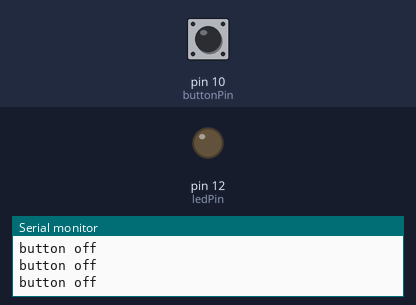
This sketch was run on a simulated Arduino Uno, built with avr-gcc and run on an emulated ATmega328P. Parts: output pins drawn as LEDs (lit = HIGH), the last lines printed to the serial monitor. The inputs (shaded band) are chosen by the test bench; at power-on: pin 10 (buttonPin) LOW.

Above: at 1.2 s.
1.3 s: pin 10 (buttonPin) pulled HIGH for 0.15 s
At 1.39 s:
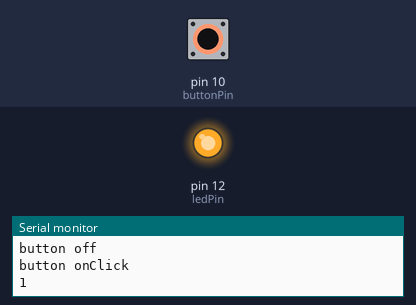
2.9 s: pin 10 (buttonPin) pulled HIGH for 1 s
At 4.9 s:
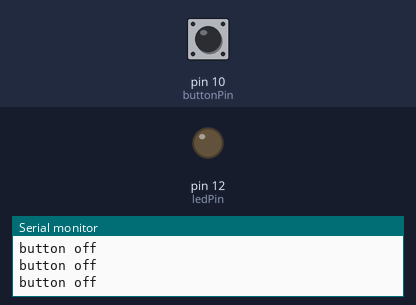
6.9 s: pin 10 (buttonPin) pulled HIGH for 3.2 s
At 7.3 s:
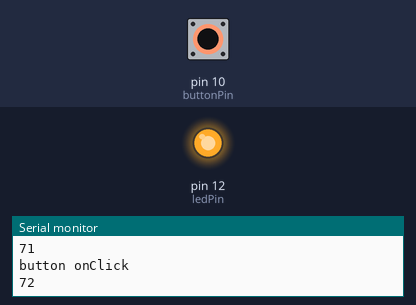
11.6 s: pin 10 (buttonPin) driven HIGH
At 12.4 s:
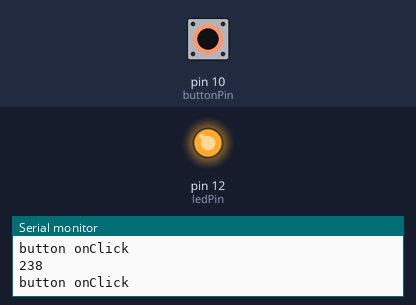
14.6 s: pin 10 (buttonPin) driven LOW
At 15.3 s:
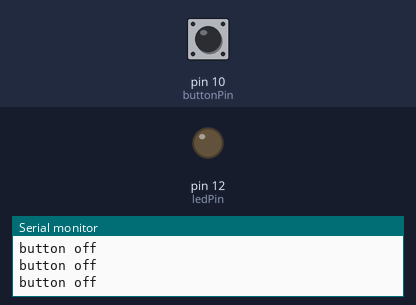
Timing chart, 0 to 17.6 s (numbered marks = the images above; inputs shaded):
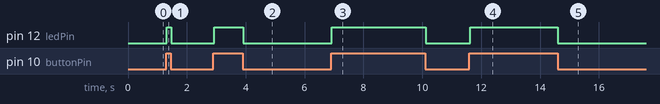

Measured:
- after the input at 1.3 s, pin 12 (ledPin): LOW → HIGH at once, → LOW 0.14 s later
- after the input at 2.9 s, pin 12 (ledPin): LOW → HIGH at once, → LOW 0.98 s later
- after the input at 6.9 s, pin 12 (ledPin): LOW → HIGH at once, → LOW 3.2 s later
- after the input at 11.6 s, pin 12 (ledPin): LOW → HIGH at once
- after the input at 14.6 s, pin 12 (ledPin): HIGH → LOW at once

The sketch:

script_arduino.ino
```cpp
//int x = 100;  // global variable(o`zgaruvchi)
//void setup() {
//  Serial.begin(9600);
//}
//void loop() {
//  int y,z; // local variable
//  y = 25;
//  z = 30;
//  Serial.println(x+y+z);
//  delay(1000);
// koni izohga yani ochirib qoyish uchun ikkita slash -> //
// kop qatorli kodni izohga olish uchun kerakli qatorlarni bergilab -> ctrl+/
//  }


//int x = 100;
//float f = 0.005;
//void setup() {
//  Serial.begin(9600);
//}
//void loop() {
//  Serial.println(x);
//  Serial.println(f);
//  delay(1000);
//}


//void setup() {
//  Serial.begin(9600);
//}
//void loop() {
//  Serial.println(10<5);
//  delay(10000);
//}

//int x = 10;
//int y = 10;
//void setup(){
//  pinMode(12, OUTPUT);
//  pinMode(11, OUTPUT);
//  Serial.begin(9600);
//}
//void loop(){
//   if (x>=y){
//    digitalWrite(12, 1);
//    Serial.println("shart bajarildi!");
//    Serial.println("oq HIGH");
//    delay(500);
//   }
//   else {
//    digitalWrite(11, 1);
//    Serial.println("bajarilmadi!");
//    Serial.println("qizil HIGH!");
//    delay(500);
//    }
//
//}
const int buttonPin = 10; // tugma kalit
const int ledPin = 12; // led diod
int buttonState; // tugma kalit holati
int count = 0;
void setup(){
  Serial.begin(9600);
  pinMode(buttonPin, INPUT); // button holatini oqish jarayoni
  pinMode(ledPin, OUTPUT); // led diod uchun pin ochish
  }
void loop(){
  //button dan holatni qabul qilamiz buttonState ga(HIGH/LOW)
  buttonState = digitalRead(buttonPin);
  if (buttonState==HIGH){
    Serial.println("button onClick");
    digitalWrite(ledPin, HIGH);
    count+=1;
    Serial.println(count);
  }else {
    digitalWrite(ledPin, LOW);
    Serial.println("button off");
    }
  }
```
